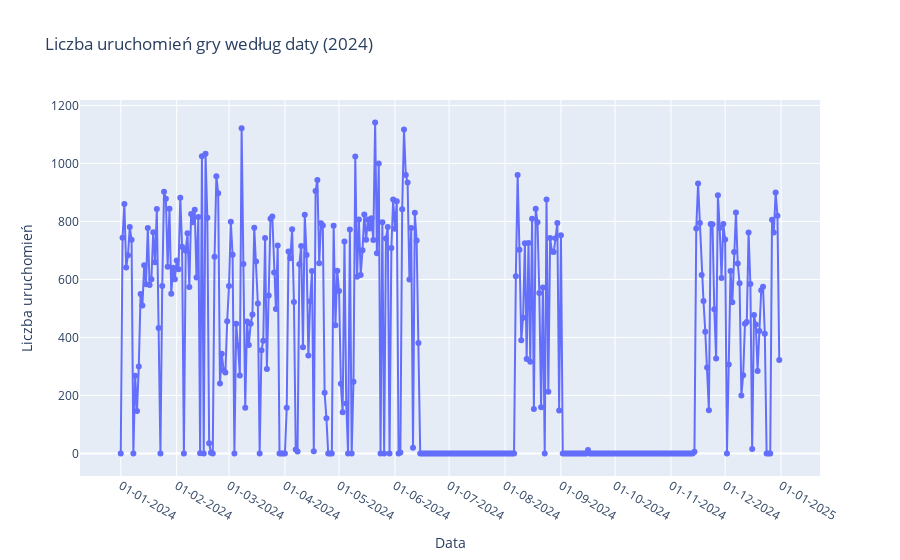

Notebook source saved alongside this figure:
### Code cell
import pandas as pd
import matplotlib.pyplot as plt
import seaborn as sns
import plotly.express as px

# Przyjmujemy, że Twoja ramka danych to:
df = pd.read_csv("./data/full_data/games.csv")  # lub: df = pd.read_csv("nazwa_pliku.csv")

# Ustawienia wykresów
sns.set(style="whitegrid")
plt.rcParams.update({'figure.max_open_warning': 0})

#########################################
# 1. Histogram liczby uruchomień gry przez zespoły
#    (ile zespołów uruchamiały grę k razy)
#########################################
# Liczymy, ile razy każdy zespół uruchomił grę:
team_counts = df["Team_Name"].value_counts(dropna=True)
# Grupujemy te wartości, aby dowiedzieć się, ile zespołów miało k uruchomień:
freq_counts = team_counts.value_counts().sort_index()

# Filtrujemy tylko te kategorie, gdzie liczba zespołów (y) jest > 10:
freq_counts_filtered = freq_counts[freq_counts > 10]

plt.figure(figsize=(10,6))
ax = sns.barplot(x=freq_counts_filtered.index, y=freq_counts_filtered.values, palette="Blues_d")
plt.title("Histogram: Liczba zespołów, które uruchamiały grę k razy (y > 10)")
plt.xlabel("Liczba uruchomień gry (k)")
plt.ylabel("Liczba zespołów")
# Poprawa widoczności osi x:
plt.xticks(rotation=45, fontsize=10)
plt.yticks(fontsize=10)
plt.tight_layout()
plt.show()

#########################################
# 2. Histogramy związane z wiekiem (Age_X_axis, Age_Y_axis)
#    dla każdej drużyny licz wiek jednokrotnie
#########################################
# Usuwamy duplikaty według drużyny, aby każda była liczona raz:
df_unique = df.drop_duplicates(subset=["Team_Name"])

# Konwersja kolumn na wartości liczbowe (w razie, gdyby były zapisane jako stringi)
age_x_unique = pd.to_numeric(df_unique["Age_X_axis"], errors='coerce')
age_y_unique = pd.to_numeric(df_unique["Age_Y_axis"], errors='coerce')

# Połączone dane – każdy wiek z unikalnej drużyny
combined_ages_unique = pd.concat([age_x_unique.dropna(), age_y_unique.dropna()])

# Obliczenie bezwzględnej różnicy wieku (dla unikalnych drużyn)
abs_diff_unique = (age_x_unique - age_y_unique).abs().dropna()

# Tworzymy dwa wykresy obok siebie:
fig, axs = plt.subplots(1, 2, figsize=(14,6))

# Histogram połączonych wartości wieku
sns.histplot(combined_ages_unique, bins=20, kde=True, ax=axs[0], color="skyblue")
axs[0].set_title("Histogram wieku (Age_X i Age_Y, jednokrotnie dla drużyny)")
axs[0].set_xlabel("Wartość wieku")
axs[0].set_ylabel("Liczba drużyn")

# Histogram bezwzględnej różnicy wieku
sns.histplot(abs_diff_unique, bins=20, kde=True, ax=axs[1], color="salmon")
axs[1].set_title("Histogram |Age_X - Age_Y| (jednokrotnie dla drużyny)")
axs[1].set_xlabel("Wartość różnicy")
axs[1].set_ylabel("Liczba drużyn")

plt.tight_layout()
plt.show()

#########################################
# 3. Rozkład poziomów trudności (Difficulty_Level)
#    - Pie chart
#    - Bar chart z rosnącym porządkiem na osi x
#########################################
# Sortujemy według rosnącej wartości poziomów trudności:
difficulty_counts = df["Difficulty_Level"].value_counts(dropna=False).sort_index()

# Pie chart
plt.figure(figsize=(8,8))
plt.pie(difficulty_counts.values, labels=difficulty_counts.index.astype(str), autopct='%1.1f%%', 
        colors=sns.color_palette("pastel"))
plt.title("Rozkład poziomów trudności (Difficulty_Level) - Pie Chart")
plt.tight_layout()
plt.show()

# Bar chart
plt.figure(figsize=(8,6))
sns.barplot(x=difficulty_counts.index.astype(str), y=difficulty_counts.values, palette="pastel")
plt.title("Rozkład poziomów trudności (Difficulty_Level) - Bar Chart")
plt.xlabel("Difficulty_Level")
plt.ylabel("Liczba uruchomień")
plt.tight_layout()
plt.show()


#########################################
# 4. Wykres 5: Estetyczny wykres liniowy – liczba uruchomień gry według daty
#########################################
# Liczymy liczbę uruchomień na każdą datę i sortujemy wg daty
df["Date"] = pd.to_datetime(df["Date"].astype(str).str[:8], format="%Y%m%d", errors='coerce')

# Grupujemy dane – liczymy liczbę uruchomień gry dla każdej daty
date_counts = df["Date"].value_counts().sort_index()

# Tworzymy pełny zakres dat dla 2024 roku (od 1 stycznia do 31 grudnia)
full_dates = pd.date_range(start="2024-01-01", end="2024-12-31", freq="D")

# Uzupełniamy braki – jeśli w oryginalnych danych nie ma wpisu dla danej daty, przypisujemy 0
date_counts = date_counts.reindex(full_dates, fill_value=0)
date_counts.index.name = "Date"

# Przekształcamy serię w DataFrame, aby wygodnie przekazać dane do Plotly Express
date_counts_df = date_counts.reset_index(name="Liczba uruchomień")

# Generujemy interaktywny wykres liniowy
fig = px.line(date_counts_df, x="Date", y="Liczba uruchomień", markers=True,
              title="Liczba uruchomień gry według daty (2024)")
# Dodatkowe ustawienia osi x – etykiety co miesiąc, format dd-mm-YYYY
fig.update_layout(
    xaxis_title="Data",
    yaxis_title="Liczba uruchomień",
    xaxis=dict(
        dtick="M1",
        tickformat="%d-%m-%Y"
    ),
    hovermode="x unified"
)
fig.show()

#########################################
# 5. Wykres: Liczba osób, które wybrały poszczególne języki gry
#########################################
language_counts = df["Selected_Language"].value_counts(dropna=True)

plt.figure(figsize=(8,6))
sns.barplot(x=language_counts.index.astype(str), y=language_counts.values, palette="viridis")
plt.title("Liczba osób wybierających poszczególne języki gry")
plt.xlabel("Wybrany język")
plt.ylabel("Liczba osób")
plt.tight_layout()
plt.show()

#########################################
# 6. Wykres: Numer toru (Track_ID) w podziale na Completed.1 (True/False)
#    oś x: Track_ID, oś y: liczba uruchomień; wykres grupowany według wartości w Completed.1
#########################################
# Grupujemy dane wg 'Track_ID' i 'Completed.1'
track_completed_counts = df.groupby(["Track_ID", "Track_Completed"]).size().unstack(fill_value=0)

plt.figure(figsize=(10,6))
track_completed_counts.plot(kind='bar', figsize=(10,6))
plt.title("Liczba uruchomień wg toru i Completed.1")
plt.xlabel("Track_ID")
plt.ylabel("Liczba uruchomień")
plt.xticks(rotation=45)
plt.legend(title="Completed.1", labels=["False", "True"])
plt.tight_layout()
plt.show()

### Figure 1 — Plotly figure (JSON) as saved in the notebook; plotly's stock layout.template omitted (floating-point values rounded to 4 significant figures; data arrays with more than 128 entries replaced by an {"elided": "..."} marker saying what was removed)
{"data": [{"hovertemplate": "Date=%{x}<br>Liczba uruchomień=%{y}<extra></extra>", "legendgroup": "", "line": {"color": "#636efa", "dash": "solid"}, "marker": {"symbol": "circle"}, "mode": "lines+markers", "name": "", "orientation": "v", "showlegend": false, "type": "scatter", "x": {"elided": "366 str values"}, "xaxis": "x", "y": {"elided": "366 int values"}, "yaxis": "y"}], "layout": {"hovermode": "x unified", "legend": {"tracegroupgap": 0}, "title": {"text": "Liczba uruchomień gry według daty (2024)"}, "xaxis": {"anchor": "y", "domain": [0, 1], "dtick": "M1", "tickformat": "%d-%m-%Y", "title": {"text": "Data"}}, "yaxis": {"anchor": "x", "domain": [0, 1], "title": {"text": "Liczba uruchomień"}}}}
